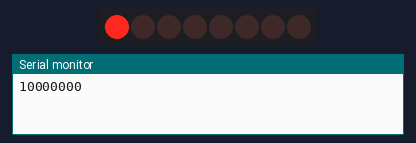
This sketch was run on a simulated Arduino Uno, built with avr-gcc and run on an emulated ATmega328P. Parts: 8 shift-register outputs drawn as a row of LEDs (first output left, lit = HIGH), the last lines printed to the serial monitor. Wiring (inferred from the names in the program): shift register (74HC595): data pin 12; shift clock pin 9; latch pin 11. Wiring (inferred from the signals the program sends): row of LEDs: on Q0, Q1, Q2, Q3, Q4, Q5, Q6, Q7.

Above: at 0.15 s.
At 1.05 s:
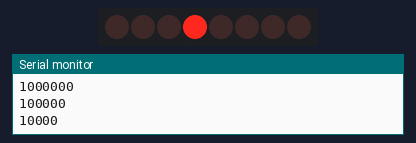
At 1.65 s:
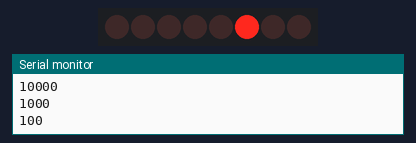
At 2.25 s:
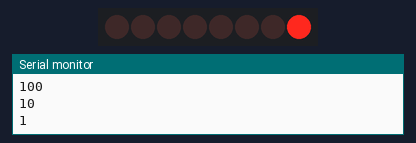
At 3.75 s:
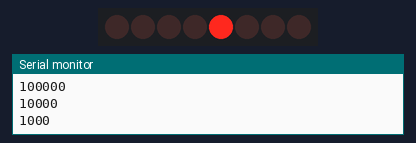
At 5.25 s:
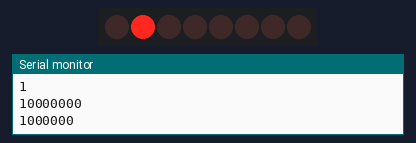
Timing chart, 0 to 5.5 s (numbered marks = the images above):
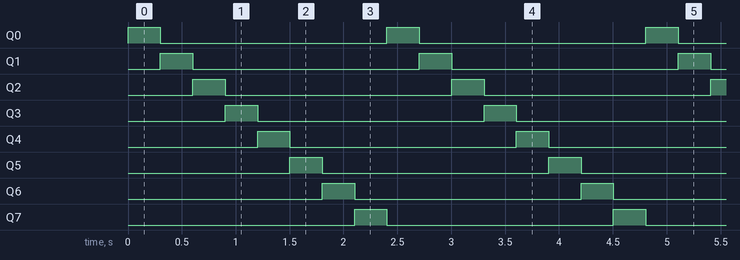

Measured:
- by itself, Q0–7: alternates HIGH for 0.30 s and LOW for 2.1 s
- by itself, everything shown: repeats every 2.4 s, in 8 steps

The sketch:

code.ino
```cpp
int latchpin = 11;
int clockpin = 9;
int datapin = 12;
byte LEDs = 0b10000000;

void setup(){
  Serial.begin(9600);
  pinMode(latchpin, OUTPUT);
  pinMode(clockpin, OUTPUT);
  pinMode(datapin, OUTPUT);
}

void loop(){
  Serial.println(LEDs, BIN);
  digitalWrite(latchpin, LOW);
  shiftOut(datapin, clockpin, LSBFIRST, LEDs);
  digitalWrite(latchpin, HIGH);
  delay(300);
  LEDs = LEDs*128 + LEDs/2;
  }
```
